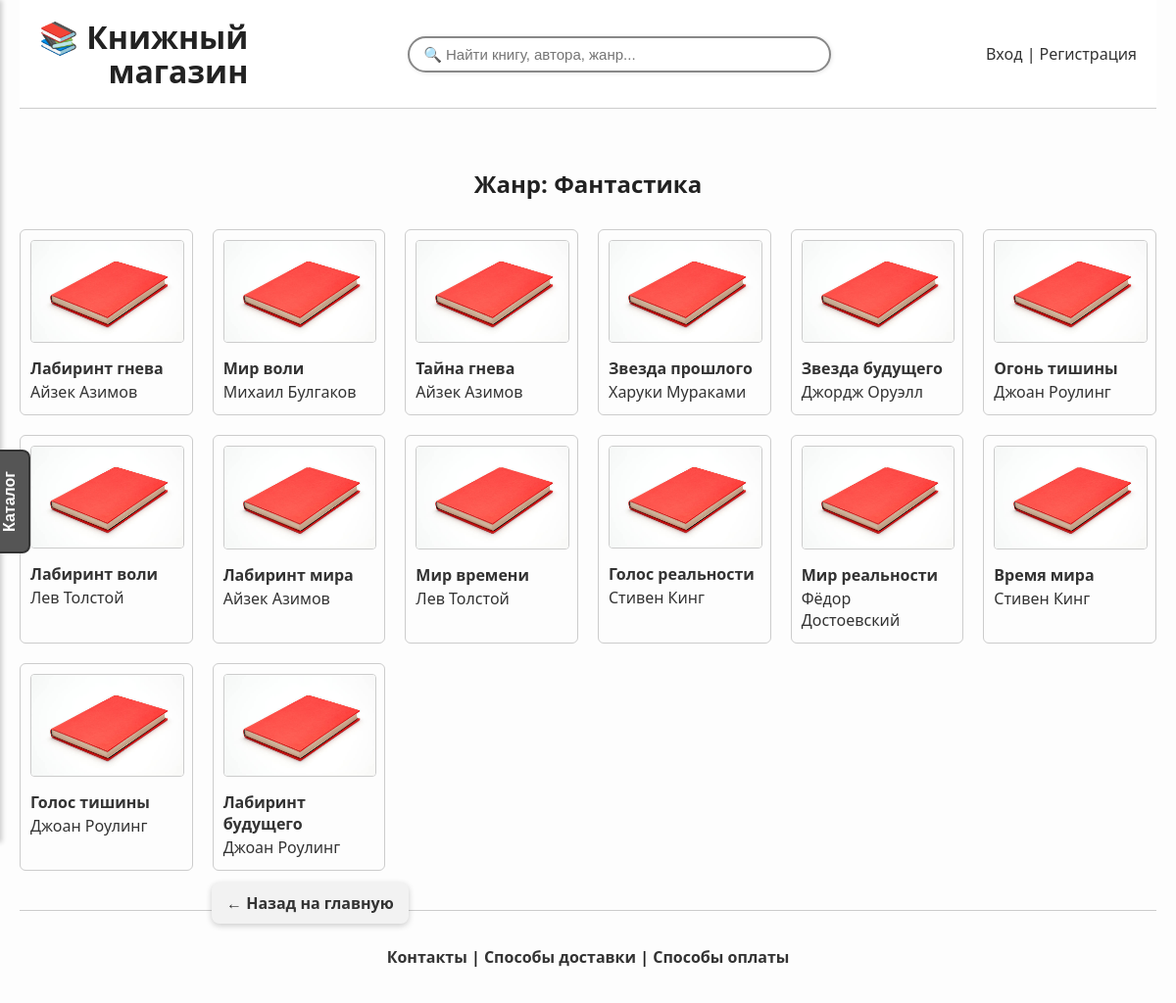
Page /genre/Фантастика on the committed database.
### app/models.py (models this page shows)
class Book(db.Model):
    id = db.Column(db.Integer, primary_key=True)
    title = db.Column(db.String(120))
    author = db.Column(db.String(120))
    year = db.Column(db.Integer)
    price = db.Column(db.Float)
    genre = db.Column(db.String(100))
    category = db.Column(db.String(100))
    cover = db.Column(db.String(255))
    description = db.Column(db.Text)
    rating = db.Column(db.Float)

### app/routes/book_routes.py (the view)
    @app.route('/genre/<genre_name>')
    def books_by_genre(genre_name):
        books = Book.query.filter_by(genre=genre_name).all()
        return render_template('genre.html', genre=genre_name, books=books)

### app/templates/genre.html (shortened to what this page needs)
{% extends 'base.html' %}
{% block content %}
<div class="main-content">
    <div class="top3-wrapper">
        <h2 class="top3-heading">Жанр: {{ genre }}</h2>
    </div>
    {% if books %}
    <div class="book-grid">
        {% for book in books %}
        <a href="{{ url_for('book_detail', book_id=book.id, prev=request.full_path) }}" class="book-card">
            <div class="book-box">
                <img src="{{ url_for('static', filename='covers/book_cover.jpg') }}" alt="Обложка" class="book-image">
                <div class="book-info">
                    <strong>{{ book.title }}</strong>
                    <span>{{ book.author }}</span>
                </div>
            </div>
        </a>
        {% endfor %}
    </div>
    {% else %}
    <p style="text-align: center; font-size: 18px; margin-top: 40px;">В этом жанре пока нет книг.</p>
    {% endif %}
</div>
<a href="{{ url_for('index') }}" class="floating-back-button">← Назад на главную</a>
{% endblock %}

### app/static/styles.css (style rules this page uses)
html, body { height: 100%; margin: 0; padding: 0; font-family: 'Segoe UI', Tahoma, Geneva, Verdana, sans-serif; background-color: #fdfdfd; color: #222; }
.main-content { flex: 1; padding: 20px 0; }
.book-grid { display: grid; grid-template-columns: repeat(auto-fill, minmax(160px, 1fr)); gap: 20px; }
.book-card { display: block; text-decoration: none; color: inherit; }
.book-box { border: 1px solid #ccc; padding: 10px; border-radius: 6px; box-sizing: border-box; height: 100%; }
.book-image { width: 100%; height: auto; object-fit: cover; border: 1px solid #ccc; border-radius: 4px; }
.book-info { margin-top: 8px; color: #333; }
.top3-wrapper { text-align: center; margin: 0 auto 30px auto; padding: 0 15px; max-width: 1000px; }
.top3-heading { margin-bottom: 20px; font-size: 24px; font-weight: bold; }
.book-info { margin-top: 10px; word-break: break-word; }
.book-info strong, .book-info em, .book-info span { display: block; margin: 2px 0; }
a { color: #333; text-decoration: none; }
.floating-back-button { position: fixed; top: 88%; left: 18%; z-index: 999; background-color: #f2f2f2; color: #333; padding: 10px 15px; border-radius: 8px; text-decoration: none; box-shadow: 0 2px 6px rgba(0,0,0,0.2); font-weight: bold; transition: background-color 0.2s ease; }

### rows in the picture
Book: title "Лабиринт гнева", author "Айзек Азимов"
Book: title "Мир воли", author "Михаил Булгаков"
Book: title "Тайна гнева", author "Айзек Азимов"
Book: title "Звезда прошлого", author "Харуки Мураками"
Book: title "Звезда будущего", author "Джордж Оруэлл"
Book: title "Огонь тишины", author "Джоан Роулинг"
Book: title "Лабиринт воли", author "Лев Толстой"
Book: title "Лабиринт мира", author "Айзек Азимов"
Book: title "Мир времени", author "Лев Толстой"
Book: title "Голос реальности", author "Стивен Кинг"
Book: title "Мир реальности", author "Фёдор Достоевский"
Book: title "Время мира", author "Стивен Кинг"
Book: title "Голос тишины", author "Джоан Роулинг"
Book: title "Лабиринт будущего", author "Джоан Роулинг"

### other values in the picture
{{ genre }} "Фантастика"
